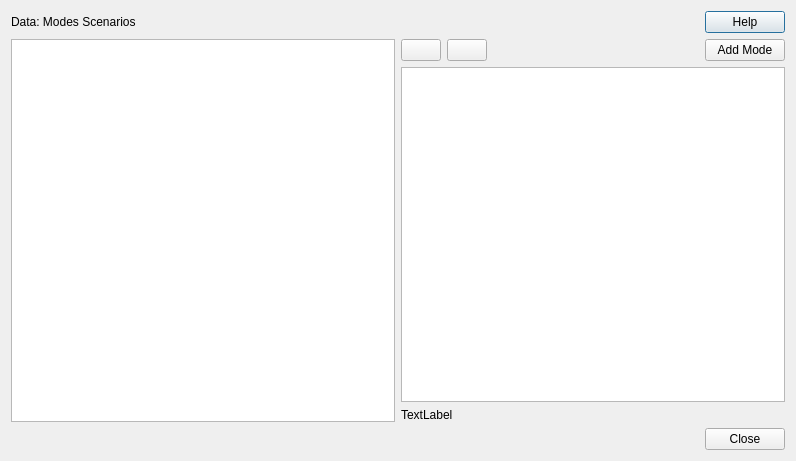
<?xml version="1.0" encoding="UTF-8"?>
<ui version="4.0">
 <class>Dialog</class>
 <widget class="QDialog" name="Dialog">
  <property name="geometry">
   <rect>
    <x>0</x>
    <y>0</y>
    <width>796</width>
    <height>461</height>
   </rect>
  </property>
  <property name="windowTitle">
   <string>Data | Modes</string>
  </property>
  <layout class="QVBoxLayout" name="verticalLayout_4">
   <item>
    <layout class="QVBoxLayout" name="verticalLayout_3">
     <item>
      <layout class="QHBoxLayout" name="horizontalLayout">
       <item>
        <widget class="QLabel" name="label_title">
         <property name="text">
          <string>&lt;html&gt;&lt;head/&gt;&lt;body&gt;&lt;p&gt;&lt;span style=&quot; font-size:14pt;&quot;&gt;Data: &lt;/span&gt;&lt;span style=&quot; font-size:14pt; font-weight:600;&quot;&gt;Modes&lt;/span&gt;&lt;/p&gt;&lt;p&gt;&lt;span style=&quot; font-style:italic;&quot;&gt;Scenarios&lt;/span&gt;&lt;/p&gt;&lt;/body&gt;&lt;/html&gt;</string>
         </property>
        </widget>
       </item>
       <item>
        <spacer name="horizontalSpacer">
         <property name="orientation">
          <enum>Qt::Horizontal</enum>
         </property>
         <property name="sizeHint" stdset="0">
          <size>
           <width>40</width>
           <height>20</height>
          </size>
         </property>
        </spacer>
       </item>
       <item>
        <widget class="QPushButton" name="btn_help">
         <property name="text">
          <string notr="true">Help</string>
         </property>
        </widget>
       </item>
      </layout>
     </item>
     <item>
      <layout class="QVBoxLayout" name="verticalLayout_2">
       <item>
        <layout class="QHBoxLayout" name="horizontalLayout_3">
         <item>
          <widget class="QTreeView" name="scenarios_tree"/>
         </item>
         <item>
          <layout class="QVBoxLayout" name="verticalLayout">
           <item>
            <layout class="QHBoxLayout" name="horizontalLayout_2">
             <item>
              <widget class="QPushButton" name="show_used">
               <property name="text">
                <string/>
               </property>
              </widget>
             </item>
             <item>
              <widget class="QPushButton" name="show_changed">
               <property name="text">
                <string/>
               </property>
              </widget>
             </item>
             <item>
              <spacer name="horizontalSpacer_3">
               <property name="orientation">
                <enum>Qt::Horizontal</enum>
               </property>
               <property name="sizeHint" stdset="0">
                <size>
                 <width>40</width>
                 <height>20</height>
                </size>
               </property>
              </spacer>
             </item>
             <item>
              <widget class="QPushButton" name="add_mode_btn">
               <property name="text">
                <string>Add Mode</string>
               </property>
               <property name="icon">
                <iconset>
                 <normaloff>icons/add-scenario.svg</normaloff>icons/add-scenario.svg</iconset>
               </property>
              </widget>
             </item>
            </layout>
           </item>
           <item>
            <widget class="QTreeView" name="modes_tree"/>
           </item>
           <item>
            <widget class="QLabel" name="total_items_modes">
             <property name="text">
              <string>TextLabel</string>
             </property>
            </widget>
           </item>
          </layout>
         </item>
        </layout>
       </item>
       <item>
        <layout class="QHBoxLayout" name="horizontalLayout_5">
         <item>
          <spacer name="horizontalSpacer_2">
           <property name="orientation">
            <enum>Qt::Horizontal</enum>
           </property>
           <property name="sizeHint" stdset="0">
            <size>
             <width>40</width>
             <height>20</height>
            </size>
           </property>
          </spacer>
         </item>
         <item>
          <widget class="QDialogButtonBox" name="buttonBox">
           <property name="sizePolicy">
            <sizepolicy hsizetype="Maximum" vsizetype="Fixed">
             <horstretch>0</horstretch>
             <verstretch>0</verstretch>
            </sizepolicy>
           </property>
           <property name="orientation">
            <enum>Qt::Horizontal</enum>
           </property>
           <property name="standardButtons">
            <set>QDialogButtonBox::Close</set>
           </property>
          </widget>
         </item>
        </layout>
       </item>
      </layout>
     </item>
    </layout>
   </item>
  </layout>
 </widget>
 <tabstops>
  <tabstop>btn_help</tabstop>
  <tabstop>scenarios_tree</tabstop>
 </tabstops>
 <resources/>
 <connections>
  <connection>
   <sender>buttonBox</sender>
   <signal>rejected()</signal>
   <receiver>Dialog</receiver>
   <slot>reject()</slot>
   <hints>
    <hint type="sourcelabel">
     <x>317</x>
     <y>496</y>
    </hint>
    <hint type="destinationlabel">
     <x>286</x>
     <y>274</y>
    </hint>
   </hints>
  </connection>
 </connections>
</ui>
